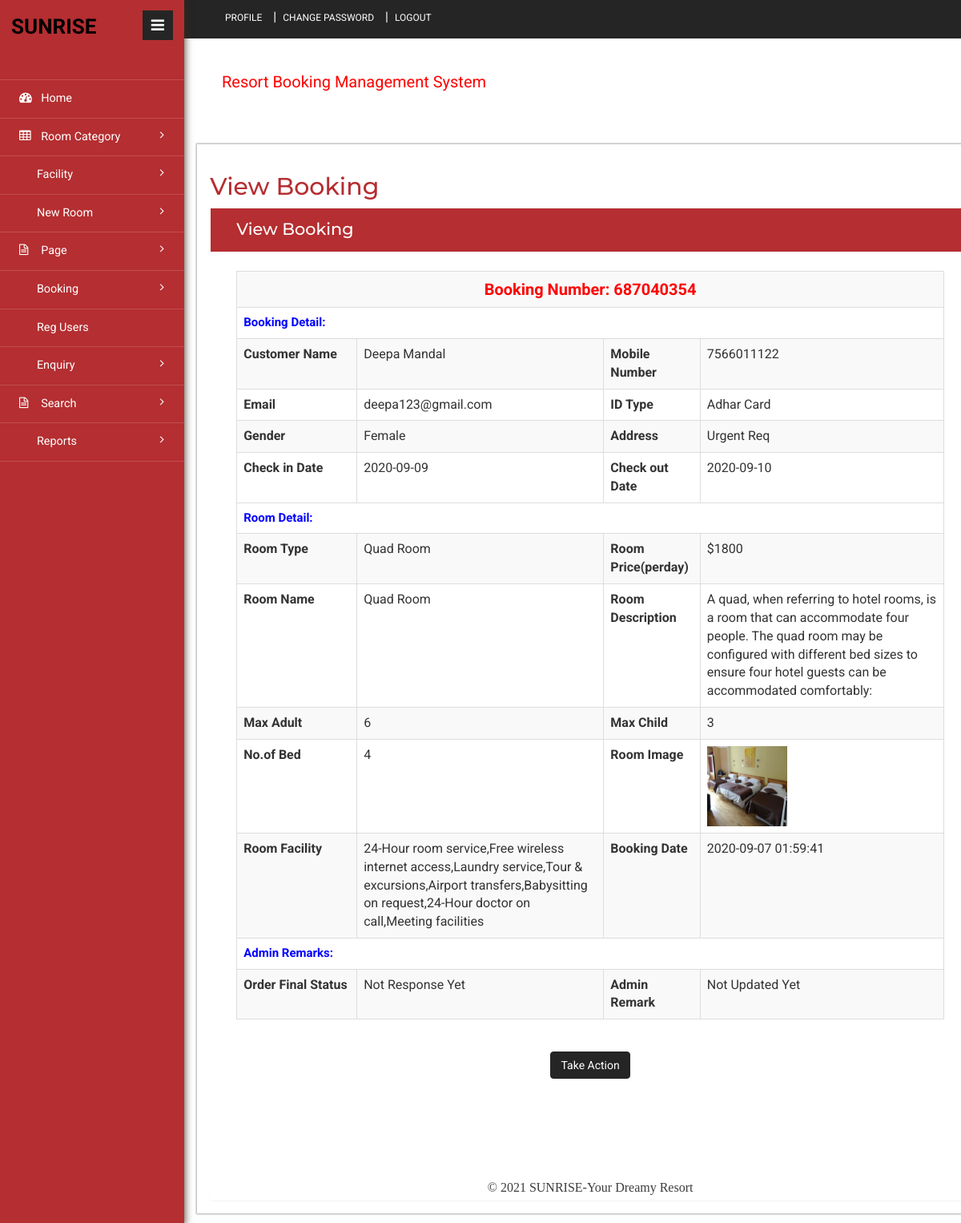
/admin/view-booking-detail.php?bookingid=687040354 (signed in), run on the app's committed database.
### tables this page shows
CREATE TABLE `tblbooking` (
  `ID` int(10) NOT NULL,
  `RoomId` int(5) DEFAULT NULL,
  `BookingNumber` varchar(120) DEFAULT NULL,
  `UserID` int(5) NOT NULL,
  `IDType` varchar(120) DEFAULT NULL,
  `Gender` varchar(50) DEFAULT NULL,
  `Address` mediumtext DEFAULT NULL,
  `CheckinDate` varchar(200) DEFAULT NULL,
  `CheckoutDate` varchar(200) DEFAULT NULL,
  `BookingDate` timestamp NULL DEFAULT current_timestamp(),
  `Remark` varchar(50) DEFAULT NULL,
  `Status` varchar(50) DEFAULT NULL,
  `UpdationDate` timestamp NULL DEFAULT NULL ON UPDATE current_timestamp()
);

CREATE TABLE `tbluser` (
  `ID` int(10) NOT NULL,
  `FullName` varchar(200) DEFAULT NULL,
  `MobileNumber` bigint(10) DEFAULT NULL,
  `Email` varchar(120) DEFAULT NULL,
  `Password` varchar(120) DEFAULT NULL,
  `RegDate` timestamp NULL DEFAULT current_timestamp()
);

CREATE TABLE `tblcategory` (
  `ID` int(10) NOT NULL,
  `CategoryName` varchar(120) DEFAULT NULL,
  `Description` mediumtext DEFAULT NULL,
  `Price` int(5) NOT NULL,
  `Date` timestamp NULL DEFAULT current_timestamp()
);

CREATE TABLE `tblroom` (
  `ID` int(10) NOT NULL,
  `RoomType` int(10) DEFAULT NULL,
  `RoomName` varchar(200) DEFAULT NULL,
  `MaxAdult` int(5) DEFAULT NULL,
  `MaxChild` int(5) DEFAULT NULL,
  `RoomDesc` mediumtext DEFAULT NULL,
  `NoofBed` int(5) DEFAULT NULL,
  `Image` varchar(200) DEFAULT NULL,
  `RoomFacility` varchar(200) DEFAULT NULL,
  `CreationDate` timestamp NULL DEFAULT current_timestamp()
);

### admin/view-booking-detail.php (the view, shortened to what this page needs)
<?php
include('includes/dbconnection.php');
if (strlen($_SESSION['hbmsaid']==0)) {
  header('location:logout.php');
  } else{
?>
<!DOCTYPE HTML>
<html>
<head>
<link href="css/bootstrap.min.css" rel='stylesheet' type='text/css' />
<link href="css/style.css" rel='stylesheet' type='text/css' />
<link href="css/font-awesome.css" rel="stylesheet">
<link rel="stylesheet" href="css/icon-font.min.css" type='text/css' />
</head>
<body>
   <div class="page-container">
	<div class="left-content">
	   <div class="inner-content">
			<?php include_once('includes/header.php');?>
			<div class="content">
<div class="women_main">
	<div class="grids">
					<div class="progressbar-heading grids-heading">
						<h2>View Booking</h2>
					</div>
					<div class="panel panel-widget forms-panel">
						<div class="forms">
							<div class="form-grids widget-shadow" data-example-id="basic-forms">
								<div class="form-title">
									<h4>View Booking</h4>
								</div>
								<div class="form-body">
									                                    <?php
                  $bookid=$_GET['bookingid'];
$sql="SELECT tblbooking.BookingNumber,tbluser.FullName,tbluser.MobileNumber,tbluser.Email,tblbooking.IDType,tblbooking.Gender,tblbooking.Address,tblbooking.CheckinDate,tblbooking.CheckoutDate,tblbooking.BookingDate,tblbooking.Remark,tblbooking.Status,tblbooking.UpdationDate,tblcategory.CategoryName,tblcategory.Description,tblcategory.Price,tblroom.RoomName,tblroom.MaxAdult,tblroom.MaxChild,tblroom.RoomDesc,tblroom.NoofBed,tblroom.Image,tblroom.RoomFacility
from tblbooking
join tblroom on tblbooking.RoomId=tblroom.ID
join tblcategory on tblcategory.ID=tblroom.RoomType
join tbluser on tblbooking.UserID=tbluser.ID
where tblbooking.BookingNumber=:bookid";
$query = $dbh -> prepare($sql);
$query-> bindParam(':bookid', $bookid, PDO::PARAM_STR);
$query->execute();
$results=$query->fetchAll(PDO::FETCH_OBJ);
$cnt=1;
if($query->rowCount() > 0)
{
foreach($results as $row)
{               ?>
                            <table border="1" class="table table-bordered table-striped table-vcenter js-dataTable-full-pagination">
                            	<tr>
  <th colspan="4" style="color: red;font-weight: bold;text-align: center;font-size: 20px"> Booking Number: <?php echo $row->BookingNumber;?></th>
</tr>
<tr>
  <th colspan="4" style="color: blue;font-weight: bold;font-size: 15px"> Booking Detail:</th>
</tr>
<tr>
    <th>Customer Name</th>
    <td><?php  echo $row->FullName;?></td>
    <th>Mobile Number</th>
    <td><?php  echo $row->MobileNumber;?></td>
  </tr>
  <tr>
   <th>Email</th>
    <td><?php  echo $row->Email;?></td>
    <th>ID Type</th>
    <td><?php  echo $row->IDType;?></td>
  </tr>
  <tr>
   <th>Gender</th>
    <td><?php  echo $row->Gender;?></td>
    <th>Address</th>
    <td><?php  echo $row->Address;?></td>
  </tr>
  <tr>
    <th>Check in Date</th>
    <td><?php  echo $row->CheckinDate;?></td>
    <th>Check out Date</th>
    <td><?php  echo $row->CheckoutDate;?></td>
  </tr>
   <tr>
    <tr>
  <th colspan="4" style="color: blue;font-weight: bold;font-size: 15px"> Room Detail:</th>
</tr>
    <th>Room Type</th>
    <td><?php  echo $row->CategoryName;?></td>
    <th>Room Price(perday)</th>
    <td>$<?php  echo $row->Price;?></td>
  </tr>
 <tr>
    <th>Room Name</th>
    <td><?php  echo $row->RoomName;?></td>
    <th>Room Description</th>
    <td><?php  echo $row->RoomDesc;?></td>
  </tr>
   <tr>
    <th>Max Adult</th>
    <td><?php  echo $row->MaxAdult;?></td>
    <th>Max Child</th>
    <td><?php  echo $row->MaxChild;?></td>
  </tr>
<tr>
    <th>No.of Bed</th>
    <td><?php  echo $row->NoofBed;?></td>
    <th>Room Image</th>
    <td><img src="images/<?php echo $row->Image;?>" width="100" height="100" value="<?php  echo $row->Image;?>"></td>
  </tr>
   <tr>
    <th>Room Facility</th>
    <td><?php  echo $row->RoomFacility;?></td>
    <th>Booking Date</th>
    <td><?php  echo $row->BookingDate;?></td>
  </tr>
   <tr>
  <th colspan="4" style="color: blue;font-weight: bold;font-size: 15px"> Admin Remarks:</th>
</tr>
  <tr>
     <th>Order Final Status</th>
    <td> <?php  $status=$row->Status;
if($row->Status=="")
{
  echo "Not Response Yet";
}
     ;?></td>
     <th >Admin Remark</th>
    <?php if($row->Status==""){ ?>
                     <td><?php echo "Not Updated Yet"; ?></td>
<?php } else { ?>                  <td><?php  echo htmlentities($row->Status);?>
                  </td>
                  <?php } ?>
  </tr>
<?php $cnt=$cnt+1;}} ?>
</table>
<?php
if ($status==""){
?>
<p align="center"  style="padding-top: 20px">
 <button class="btn btn-primary waves-effect waves-light w-lg" data-toggle="modal" data-target="#myModal">Take Action</button></p>
<?php } ?>
				</div>
<?php include_once('includes/footer.php');?>
</div>
</div>
		</div>
</div>
			<?php include_once('includes/sidebar.php');?>
							</div>
</body>
</html><?php }  ?>

### data on the page
tblbooking: BookingNumber "687040354", UserID.FullName "Deepa Mandal", UserID.MobileNumber "7566011122", UserID.Email "deepa123@gmail.com", IDType "Adhar Card", Gender "Female", Address "Urgent Req", CheckinDate "2020-09-09", CheckoutDate "2020-09-10", tblcategory.CategoryName "Quad Room", tblcategory.Price "1800", RoomId.RoomName "Quad Room", RoomId.RoomDesc "A quad, when referring to hotel rooms, is a room that can accommodate four people. The quad room may be configured with different bed sizes to ensure four hotel guests can be accommodated comfortably:", RoomId.MaxAdult "6", RoomId.MaxChild "3", RoomId.NoofBed "4", RoomId.Image (picture), RoomId.RoomFacility "24-Hour room service,Free wireless internet access,Laundry service,Tour & excursions,Airport transfers,Babysitting on request,24-Hour doctor on call,Meeting facilities", BookingDate "2020-09-07 01:59:41", shows "Not Response Yet", shows "Not Updated Yet"
